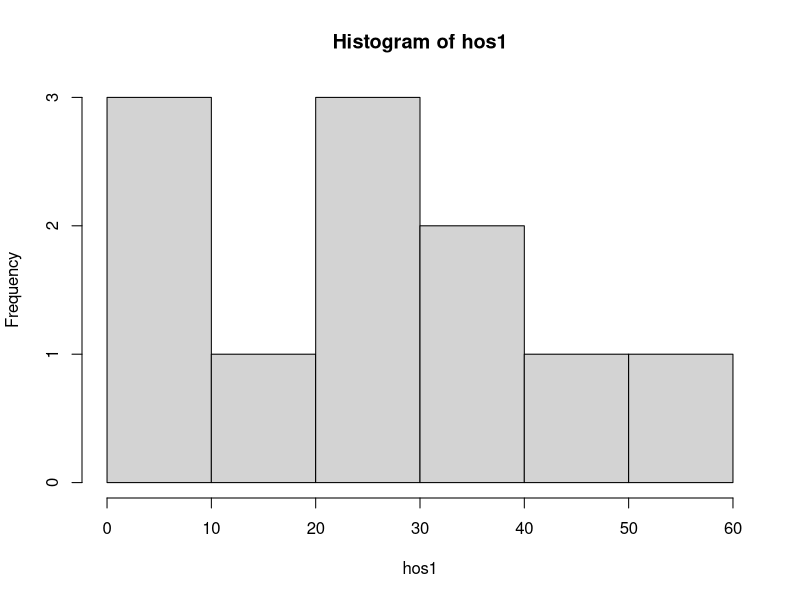
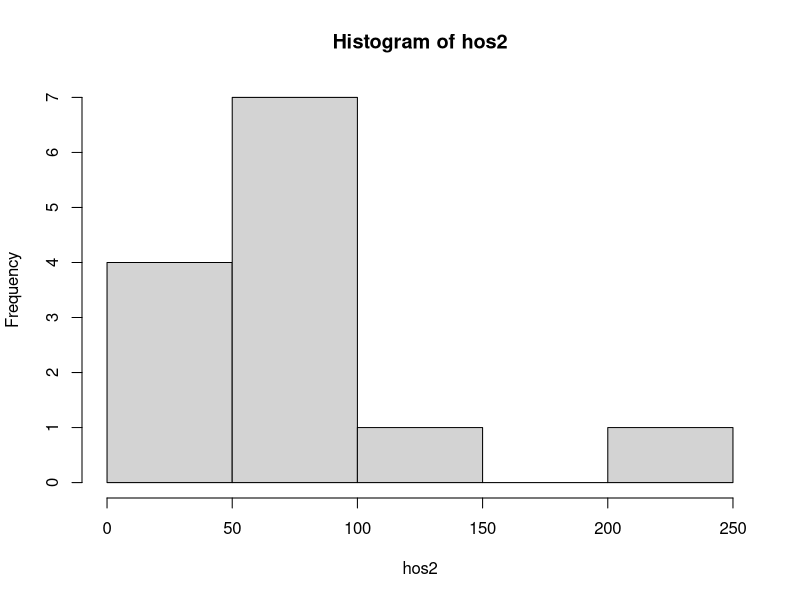
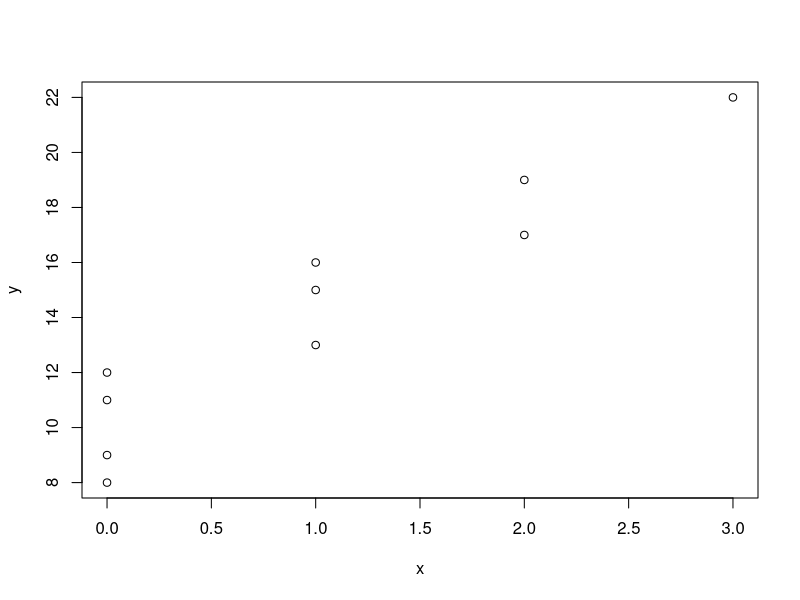

Generate these figures, in order, with R: (Note: this script raises an error after producing the figures.)
## ---- chunk 1
hos1 <- c(21,10,32,60,8,44,29,5,13,26,33)
hos2 <- c(86,27,10,68,87,76,125,60,35,73,96,44,238)
hist(hos1)
hist(hos2)
wilcox.test(hos1,hos2)

## ---- chunk 2

x = c(1,0,2,0,3,1,0,1,2,0)
y = c(16,9,17,12,22,13,8,15,19,11)
plot(x,y)
abline(reg,lwd=2,col=2)

reg <- lm(y ~ x)
summary(reg)
reg$fitted.values
reg$residuals

sum(reg$residuals * reg$residuals)
